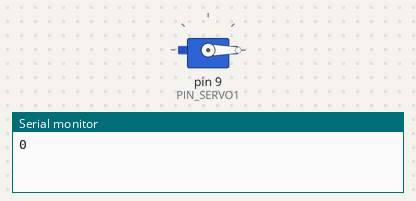
A program run on a simulated Arduino Uno, built with avr-gcc and run on an emulated ATmega328P. Parts: servo, the last lines printed to the serial monitor.

Above: at 0.05 s.
At 10.06 s:
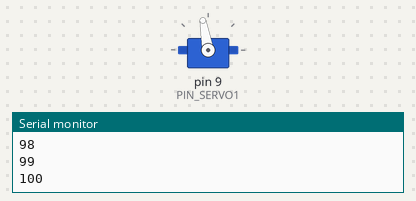
At 19.99 s:
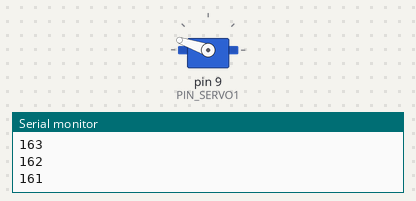
At 39.94 s:
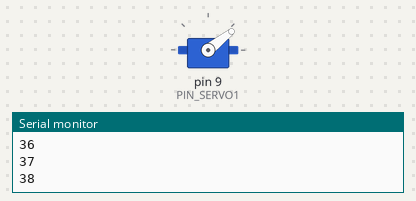
Timing chart, 0 to 40.0 s (numbered marks = the images above):
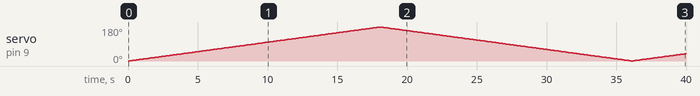

Measured:
- by itself, servo on pin 9 (PIN_SERVO1): 0° → 1° at 0.10 s, → 2° 0.10 s later, → 3° 0.10 s later, → 4° 0.10 s later, … (399 changes in this stretch)

The program:

main.cpp
```cpp
// servo

#include <Arduino.h>
#include <Servo.h>

#define SERVO_STEP_DURATION 100

#define PIN_SERVO1 9

Servo servo9;

void setup()
{
    servo9.attach(PIN_SERVO1);
    servo9.write(90); // stop
    Serial.begin(9600);
}

void loop()
{
    // servo9.write(0); // turn one way
    // delay(1000);
    // servo9.write(90); // stop
    // delay(1000);
    // servo9.write(180); // turn another way
    // delay(1000);
    // servo9.write(90); // stop
    // delay(1000);

    for (uint8_t i = 0; i < 180; i++)
    {
        servo9.write(i); // write clamps the parameter to 0-180
        Serial.println(i);
        delay(SERVO_STEP_DURATION);
    }

    for (uint8_t i = 180; i > 0; i--)
    {
        servo9.write(i);
        Serial.println(i);
        delay(SERVO_STEP_DURATION);
    }
}
```
